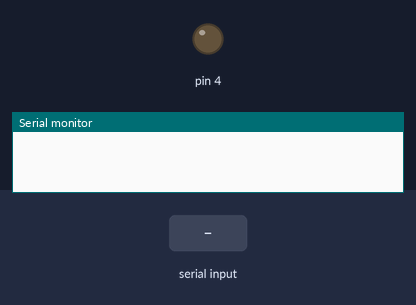
The sketch below on a simulated Arduino Uno, built with avr-gcc and run on an emulated ATmega328P. On the bench: output pins drawn as LEDs (lit = HIGH), the last lines printed to the serial monitor. Inputs (shaded band) come from the test bench. Random numbers use the default seed unless the sketch sets one.

Above: at 1.2 s.
1.3 s: "o90\n" received over Serial
At 2.1 s:
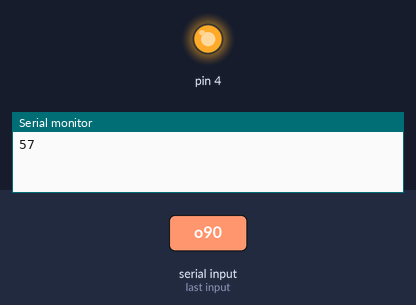
Timing chart, 0 to 4.3 s (numbered marks = the images above; inputs shaded):
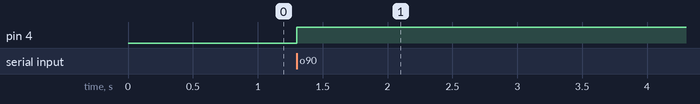

The sketch:

matrix_code_v2.ino.ino
```cpp
//byte ipins[] = {A0, A1, A2, A3, A4, A5}; // Analog inputs, ys, cols
//byte opins[] = {0, 1, 2, 3, 4, 5}; // Digital outputs, xs, rows
byte ipins[] = {A0}; // Analog inputs, ys, cols
byte opins[] = { 2}; // Digital outputs, xs, rows

int xs = sizeof(opins);
int ys = sizeof(ipins);
int matrix[1][1] = {{0}};
int stopTest = false;
int sensorCount = 1;
int loopRun = 0;
String sensor = "";
int fullCycles = 0;
void setup() {
  // put your setup code here, to run once:
  Serial.begin(9600);
  pinMode(4, OUTPUT);
}

void loop() {
  while (Serial.available()> 0) {
    int a = Serial.read();
    if (isDigit(a)) {
      // convert the incoming byte to a char and add it to the string:
      sensor += (char)a;
      //Serial.println((char)a);
    }
    // if you get a newline, print the string, then the string's value:
    if (a == '\n') {
      if (sensor.toInt() > fullCycles) {
        Serial.println(random(50,200));
      }
      else {
        Serial.println(800);
      }

      // clear the string for new input:
      sensor = "";
    }
    if ( a == 'o') { // LED turn on
      digitalWrite(4, HIGH);
      Serial.read();
    }
    else if (a == 's') {
      Serial.read();
      Serial.read();
      return;
    }
//  }
//    if ( a == 'o') { // LED turn on
//      digitalWrite(4, HIGH);
//      Serial.read();
//    }
//    else if (a == 's') {
//      Serial.read();
//      Serial.read();
//      return;
//    }
//    else { // Sensor value request
//      Serial.print("Number entered.....");
//      Serial.print(Serial.available());
//      while (Serial.available()) {
//        sensor += char(a);
//        int inChar = Serial.read();
//        if (isDigit(inChar)) {
//          // convert the incoming byte to a char and add it to the string:
//          sensor += (char)inChar;
//        }
//        if (inChar == '\n') {
//          Serial.print("Value:");
//          Serial.println(sensor.toInt());
//          Serial.print("String: ");
//          Serial.println(sensor);
//          // clear the string for new input:
//          sensor = "";
//        }
//      }
//
//      if (sensor.toInt() > fullCycles) {
//         //Serial.println(random(0,200));
//      }
//      else{
//        //Serial.println(800);
//      }
      loopRun++;
    }

  if (loopRun == 61) { loopRun = 0; fullCycles++;}
}
//      for (int x=0; x<62; x++) {
//        for (int y=0; y<62; y++) {
//          int value = 800;
//          if (x < y) {
//            value = random(300);
//          }
//          if (x < y-15) {
//            value = 10;
//          }
//          Serial.println(value);
//        }
//        if(Serial.available()){ // check at end of loop to see if another byte was received
//          return;
//        }
//      }
//    }
//  }
//}

//  // put your main code here, to run repeatedly:
//  for (int x=0; x<62; x++) {
//    for (int y=0; y<62; y++) {
//      int value = 800;
//      while(Serial.available()==0) {}; // wait for 1 keypress
//      while(Serial.available() > 0) {
//        if( Serial.read() == '0'){
//          return;
//        }
//      }
//      if (x < y) {
//        value = random(300);
//      }
//      if (x < y-15) {
//        value = 10;
//      }
//      Serial.println(value);
//    }
//  }
//}
```

Measured:
- after the input at 1.3 s, pin 4: LOW → HIGH at once
